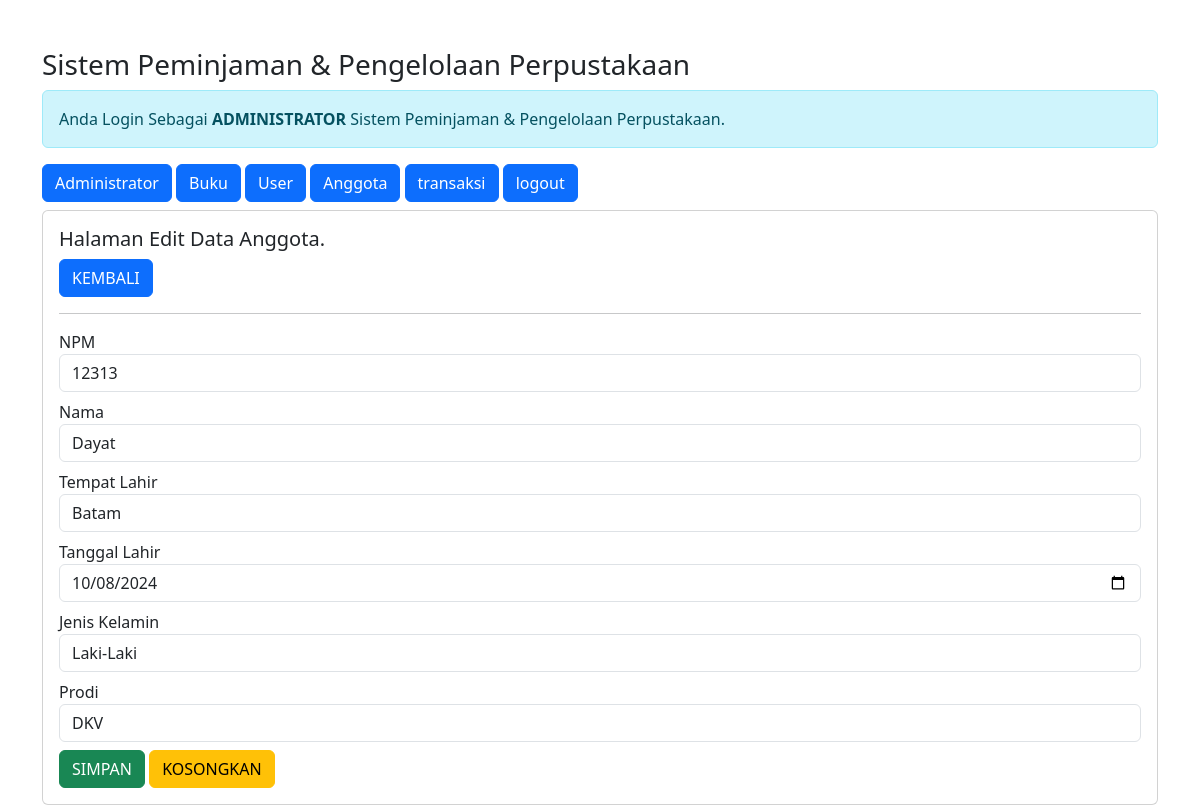
The app's page /admin/admin.php?url=edit-anggota&id_anggota=17 (signed in) with its own data.
### tables this page shows
CREATE TABLE `anggota` (
  `id_anggota` int(11) NOT NULL,
  `id_user` int(11) NOT NULL,
  `npm` int(11) NOT NULL,
  `nama` varchar(255) NOT NULL,
  `tempat_lahir` varchar(255) NOT NULL,
  `tgl_lahir` date NOT NULL,
  `jk` enum('Laki-Laki','Perempuan') NOT NULL,
  `prodi` varchar(255) NOT NULL
);

### admin/edit-anggota.php (the view, shortened to what this page needs)
<?php
$id_anggota = $_GET['id_anggota'];
include '../koneksi.php';
$sql = "SELECT*FROM anggota WHERE id_anggota='$id_anggota'";
$query = mysqli_query($koneksi, $sql);
$data = mysqli_fetch_array($query);
?>
<h5>Halaman Edit Data Anggota.</h5>
<a href="?url=anggota" class="btn btn-primary"> KEMBALI </a>
<hr>
<form method="post" action="?url=proses-edit-anggota&id_anggota=<?= $id_anggota; ?>">
    <div class="form-group mb-2">
        <label>NPM</label>
        <input value="<?= $data['npm']?>" readonly type="number" name="npm" class="form-control" required>
    </div>
    <div class="form-group mb-2">
        <label>Nama</label>
        <input value="<?= $data['nama']?>" type="text" name="nama" class="form-control" required>
    </div>
    <div class="form-group mb-2">
        <label>Tempat Lahir</label>
        <input value="<?= $data['tempat_lahir']?>" type="text" name="tempat_lahir" class="form-control" required>
    </div>
    <div class="form-group mb-2">
        <label>Tanggal Lahir</label>
        <input value="<?= $data['tgl_lahir']?>" type="date" name="tgl_lahir" class="form-control" required>
    </div>
    <div class="form-group mb-2">
        <label>Jenis Kelamin</label>
        <select name="jk" class="form-control" required>
            <option value="<?= $data['jk']?>"> <?= $data['jk']?></option>
        </select>
    </div>
    <div class="form-group mb-2">
        <label>Prodi</label>
        <input value="<?= $data['prodi']?>" type="text" name="prodi" class="form-control" required>
    </div>
    <div class="form-group">
        <button type="submit" class="btn btn-success"> SIMPAN </button>
        <button type="reset" class="btn btn-warning"> KOSONGKAN </button>
    </div>
</form>

### records on screen
anggota: npm "12313", nama "Dayat", tempat_lahir "Batam", tgl_lahir "10/08/2024", jk "Laki-Laki", prodi "DKV"
